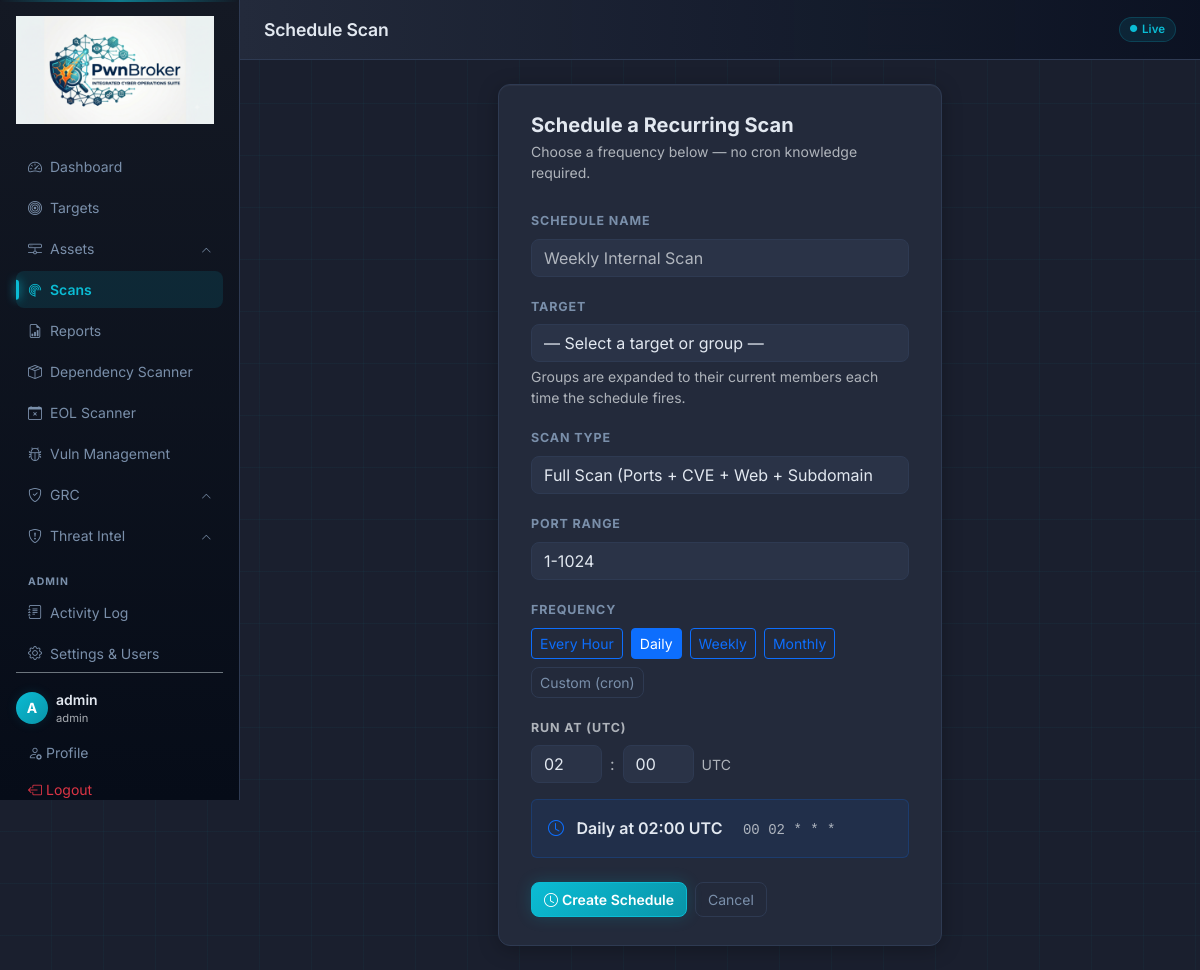
Page /scans/schedule/new (signed in) on the committed database.
### app/models.py (models this page shows, shortened)
class User(UserMixin, db.Model):
    __tablename__ = "users"
    id = db.Column(db.Integer, primary_key=True)
    username = db.Column(db.String(80), unique=True, nullable=False)
    email = db.Column(db.String(120), unique=True, nullable=False)
    password_hash = db.Column(db.String(256), nullable=False)
    role = db.Column(db.String(20), default="user")  # admin | user
    active = db.Column(db.Boolean, default=True)
    created_at = db.Column(db.DateTime, default=lambda: datetime.now(timezone.utc))
    @property
    def is_admin(self):
        return self.role == "admin"

### app/routes/scans.py (the view, shortened to what this page needs)
@scans_bp.route("/schedule/new", methods=["GET", "POST"])
@login_required
@admin_required
def schedule_new():
    targets = Target.query.order_by(Target.name).all()
    groups  = AssetGroup.query.order_by(AssetGroup.name).all()
    for g in groups:
        g._member_count = len(_group_assets(g))
    return render_template("scans/schedule_new.html", targets=targets,
                           groups=groups, scan_types=SCAN_TYPES)

### app/templates/scans/schedule_new.html (shortened to what this page needs)
{% extends "base.html" %}
{% block page_title %}Schedule Scan{% endblock %}
{% block content %}
<div class="row justify-content-center">
  <div class="col-lg-6">
    <div class="form-card">
      <h5 class="fw-bold mb-1">Schedule a Recurring Scan</h5>
      <p class="text-muted small mb-4">Choose a frequency below — no cron knowledge required.</p>
      <form method="POST" id="schedForm">
        <div class="mb-3">
          <label class="form-label">Schedule Name</label>
          <input type="text" name="name" class="form-control" placeholder="Weekly Internal Scan" required>
        </div>
        <div class="mb-3">
          <label class="form-label">Target</label>
          <select name="target_id" class="form-select" required>
            <option value="">— Select a target or group —</option>
          </select>
          <div class="mt-1 small text-muted">
            Groups are expanded to their current members each time the schedule fires.
          </div>
        </div>
        <div class="mb-3">
          <label class="form-label">Scan Type</label>
          <select name="scan_type" class="form-select">
            {% for val, label in scan_types %}
            <option value="{{ val }}">{{ label }}</option>
            {% endfor %}
          </select>
        </div>
        <div class="mb-3">
          <label class="form-label">Port Range</label>
          <input type="text" name="port_range" class="form-control" value="1-1024">
        </div>
        <div class="mb-4">
          <label class="form-label">Frequency</label>
          <div class="d-flex flex-wrap gap-2 mb-3" id="freq-pills">
            <button type="button" class="btn btn-sm btn-outline-primary freq-pill" data-freq="hourly">Every Hour</button>
            <button type="button" class="btn btn-sm btn-outline-primary freq-pill active" data-freq="daily">Daily</button>
            <button type="button" class="btn btn-sm btn-outline-primary freq-pill" data-freq="weekly">Weekly</button>
            <button type="button" class="btn btn-sm btn-outline-primary freq-pill" data-freq="monthly">Monthly</button>
            <button type="button" class="btn btn-sm btn-outline-secondary freq-pill" data-freq="custom">Custom (cron)</button>
          </div>
          <div id="time-row" class="mb-3">
            <label class="form-label text-muted small">Run at (UTC)</label>
            <div class="d-flex gap-2 align-items-center">
              <select id="pick-hour" class="form-select w-auto">
                {% for h in range(24) %}
                <option value="{{ '%02d' % h }}" {% if h == 2 %}selected{% endif %}>{{ '%02d' % h }}</option>
                {% endfor %}
              </select>
              <span class="text-muted">:</span>
              <select id="pick-minute" class="form-select w-auto">
                {% for m in [0, 5, 10, 15, 20, 25, 30, 35, 40, 45, 50, 55] %}
                <option value="{{ '%02d' % m }}">{{ '%02d' % m }}</option>
                {% endfor %}
              </select>
              <span class="text-muted small">UTC</span>
            </div>
          </div>
          <div class="p-3 rounded" style="background:rgba(var(--bs-primary-rgb),0.08);border:1px solid rgba(var(--bs-primary-rgb),0.2)">
            <i class="bi bi-clock me-2 text-primary"></i>
            <span id="cron-preview" class="fw-semibold">Daily at 02:00 UTC</span>
            <code id="cron-raw" class="text-muted ms-3 small">0 2 * * *</code>
          </div>
        </div>
        <div class="d-flex gap-2">
          <button type="submit" class="btn btn-primary"><i class="bi bi-clock me-1"></i>Create Schedule</button>
          <a href="{{ url_for('scans.index') }}" class="btn btn-outline-secondary">Cancel</a>
        </div>
      </form>
    </div>
  </div>
</div>
{% endblock %}

### app/templates/base.html (shortened to what this page needs)
<!DOCTYPE html>
<html lang="en" data-bs-theme="dark">
  <head>
    <link
      href="https://cdn.jsdelivr.net/npm/bootstrap@5.3.3/dist/css/bootstrap.min.css"
      rel="stylesheet">
    <link
      href="https://cdn.jsdelivr.net/npm/bootstrap-icons@1.11.3/font/bootstrap-icons.min.css"
      rel="stylesheet">
    <link href="{{ url_for('static', filename='css/style.css') }}"
      rel="stylesheet">
  </head>
  <body>
{% if current_user.is_authenticated %}
<div class="d-flex" id="app-wrapper">
  <nav id="sidebar" class="d-flex flex-column p-3">
    <a href="{{ url_for("dashboard.index") }}" class="sidebar-brand d-block mb-4">
      <img src="{{ url_for("static", filename = "img/logo.png") }}" alt="PwnBroker" class="sidebar-logo">
    </a>
    <ul class="nav flex-column gap-1">
      <li class="nav-item">
        <a href="{{ url_for("dashboard.index") }}" class="nav-link {% if request.endpoint == 'dashboard.index' %}active{% endif %}">
          <i class="bi bi-speedometer2 me-2"></i>Dashboard
        </a>
      </li>
      <li class="nav-item">
        <a href="{{ url_for("targets.index") }}" class="nav-link {% if 'targets' in request.endpoint %}active{% endif %}">
          <i class="bi bi-bullseye me-2"></i>Targets
        </a>
      </li>
      <li class="nav-item">
        <a href="#assets-group"
           class="nav-link nav-group-toggle d-flex align-items-center justify-content-between {% if 'assets' in (request.endpoint or '') %}active{% endif %}"
           data-bs-toggle="collapse"
           aria-expanded="{{ 'true' if 'assets' in (request.endpoint or '') else 'false' }}"
           aria-controls="assets-group">
          <span><i class="bi bi-hdd-network me-2"></i>Assets</span>
          <i class="bi bi-chevron-down nav-chevron"></i>
        </a>
      </li>
      <li class="nav-item">
        <a href="{{ url_for("scans.index") }}" class="nav-link {% if 'scans' in request.endpoint %}active{% endif %}">
          <i class="bi bi-radar me-2"></i>Scans
        </a>
      </li>
      <li class="nav-item">
        <a href="{{ url_for("reports.index") }}" class="nav-link {% if 'reports' in request.endpoint %}active{% endif %}">
          <i class="bi bi-file-earmark-bar-graph me-2"></i>Reports
        </a>
      </li>
      <li class="nav-item">
        <a href="{{ url_for("dependency.index") }}" class="nav-link {% if 'dependency' in request.endpoint %}active{% endif %}">
          <i class="bi bi-box-seam me-2"></i>Dependency Scanner
        </a>
      </li>
      <li class="nav-item">
        <a href="{{ url_for("eol.index") }}" class="nav-link {% if 'eol' in (request.endpoint or '') %}active{% endif %}">
          <i class="bi bi-calendar-x me-2"></i>EOL Scanner
        </a>
      </li>
      <li class="nav-item">
        <a href="{{ url_for("vulns.index") }}" class="nav-link {% if 'vulns' in (request.endpoint or '') %}active{% endif %}">
          <i class="bi bi-bug me-2"></i>Vuln Management
        </a>
      </li>
      <li class="nav-item">
        <a href="#grc-group"
           class="nav-link nav-group-toggle d-flex align-items-center justify-content-between {% if 'grc' in (request.endpoint or '') %}active{% endif %}"
           data-bs-toggle="collapse"
           aria-expanded="{{ 'true' if 'grc' in (request.endpoint or '') else 'false' }}"
           aria-controls="grc-group">
          <span><i class="bi bi-shield-check me-2"></i>GRC</span>
          <i class="bi bi-chevron-down nav-chevron"></i>
        </a>
      </li>
      <li class="nav-item">
        <a href="#threat-group"
           class="nav-link nav-group-toggle d-flex align-items-center justify-content-between {% if 'threat' in (request.endpoint or '') %}active{% endif %}"
           data-bs-toggle="collapse"
           aria-expanded="{{ 'true' if 'threat' in (request.endpoint or '') else 'false' }}"
           aria-controls="threat-group">
          <span><i class="bi bi-shield-exclamation me-2"></i>Threat Intel</span>
          <i class="bi bi-chevron-down nav-chevron"></i>
        </a>
      </li>
      {% if current_user.is_admin %}
      <li class="mt-3 sidebar-section-label">ADMIN</li>
      <li class="nav-item">
        <a href="{{ url_for("activity.index") }}" class="nav-link {% if 'activity' in (request.endpoint or '') %}active{% endif %}">
          <i class="bi bi-journal-text me-2"></i>Activity Log
        </a>
      </li>
      <li class="nav-item">
        <a href="{{ url_for("settings.index") }}" class="nav-link {% if 'settings' in (request.endpoint or '') %}active{% endif %}">
          <i class="bi bi-gear me-2"></i>Settings &amp; Users
        </a>
      </li>
      {% endif %}
    </ul>
    <div class="mt-auto pt-3 border-top border-secondary">
      <div class="d-flex align-items-center gap-2 mb-2">
        <div class="user-avatar">{{ current_user.username[0].upper() }}</div>
        <div>
          <div class="fw-semibold small">{{ current_user.username }}</div>
          <div class="text-muted" style="font-size:0.7rem">{{ current_user.role }}</div>
        </div>
      </div>
      <a href="{{ url_for("users.profile") }}" class="nav-link small"><i class="bi bi-person-gear me-1"></i>Profile</a>
      <a href="{{ url_for("auth.logout") }}" class="nav-link small text-danger"><i class="bi bi-box-arrow-left me-1"></i>Logout</a>
    </div>
  </nav>
  <div id="main-content" class="flex-grow-1">
    <header class="top-bar d-flex align-items-center justify-content-between px-4">
      <h1 class="page-title mb-0">{% block page_title %}{% endblock %}</h1>
      <div class="d-flex align-items-center gap-3">
        <span class="live-badge">
          <i class="bi bi-circle-fill pulse" style="font-size:0.45rem"></i>Live
        </span>
      </div>
    </header>
    <div class="content-area px-4 py-4">
      {% block content %}{% endblock %}
    </div>
  </div>
</div>
{% else %}
{% block auth_content %}{% endblock %}
{% endif %}
  </body>
</html>

### app/static/css/style.css (style rules this page uses)
:root { --bg-base: #1a1f2e; --bg-card: #232a3b; --bg-sidebar: #141924; --bg-input: #2a3347; --border-color: #2e3a52; --border-glow: rgba(11,188,212,0.25); --text-primary: #e2e8f0; --text-muted: #7a8faa; --accent: #0bbcd4; --accent-dim: #0994a8; --accent-glow: rgba(11,188,212,0.12); --accent-orange: #e87722; --critical: #dc2626; --high: #ea580c; --medium: #d97706; --low: #2563eb; --info: #475569; --success: #16a34a; --card-shadow: 0 4px 20px rgba(0,0,0,0.25), inset 0 1px 0 rgba(255,255,255,0.04); }
* { box-sizing: border-box; }
body { background-color: var(--bg-base); background-image: linear-gradient(rgba(11,188,212,0.04) 1px, transparent 1px), linear-gradient(90deg, rgba(11,188,212,0.04) 1px, transparent 1px); background-size: 52px 52px; background-position: -1px -1px; color: var(--text-primary); font-family: 'Inter', system-ui, -apple-system, sans-serif; min-height: 100vh; overflow-x: hidden; }
#sidebar { width: 240px; min-height: 100vh; background: linear-gradient(180deg, var(--bg-sidebar) 0%, #060c18 100%); border-right: 1px solid var(--border-color); flex-shrink: 0; position: sticky; top: 0; height: 100vh; overflow-y: auto; }
#sidebar::before { content: ''; position: absolute; top: 0; left: 0; right: 0; height: 2px; background: linear-gradient(90deg, transparent, var(--accent), transparent); opacity: 0.6; }
.sidebar-brand { color: var(--text-primary) !important; text-decoration: none; }
.sidebar-logo { height: 108px; width: auto; display: block; }
#sidebar .nav-link { color: var(--text-muted); border-radius: 8px; padding: 8px 12px; font-size: 0.875rem; transition: all 0.15s; position: relative; }
#sidebar .nav-link.active { color: var(--accent); background: var(--accent-glow); font-weight: 600; }
#sidebar .nav-link.active::before { content: ''; position: absolute; left: 0; top: 50%; transform: translateY(-50%); width: 3px; height: 55%; background: var(--accent); border-radius: 0 3px 3px 0; box-shadow: 0 0 10px var(--accent); }
#sidebar .nav-group-toggle { cursor: pointer; }
.nav-chevron { font-size: 0.65rem; transition: transform 0.2s ease; flex-shrink: 0; }
#sidebar .nav-group-toggle:not(.collapsed) .nav-chevron { transform: rotate(180deg); }
.sidebar-section-label { font-size: 0.65rem; font-weight: 700; letter-spacing: 0.1em; color: var(--text-muted); padding: 0 12px; text-transform: uppercase; }
.user-avatar { width: 32px; height: 32px; border-radius: 50%; background: linear-gradient(135deg, var(--accent), var(--accent-dim)); box-shadow: 0 0 12px var(--accent-glow); color: #fff; display: flex; align-items: center; justify-content: center; font-weight: 700; font-size: 0.875rem; flex-shrink: 0; }
#main-content { min-height: 100vh; overflow-x: hidden; }
.top-bar { height: 60px; background: linear-gradient(90deg, var(--bg-card) 0%, rgba(11,18,34,0.95) 100%); border-bottom: 1px solid var(--border-color); position: sticky; top: 0; z-index: 100; backdrop-filter: blur(8px); }
.page-title { font-size: 1.1rem; font-weight: 600; color: var(--text-primary); letter-spacing: -0.01em; }
.content-area { max-width: 1440px; }
.form-card { background: var(--bg-card); border: 1px solid var(--border-color); border-radius: 12px; padding: 28px 32px; box-shadow: var(--card-shadow); }
.form-control, .form-select { background: var(--bg-input) !important; border: 1px solid var(--border-color) !important; color: var(--text-primary) !important; border-radius: 8px; }
.form-label { font-size: 0.78rem; font-weight: 700; color: var(--text-muted); text-transform: uppercase; letter-spacing: 0.07em; }
.btn-primary { background: linear-gradient(135deg, var(--accent), var(--accent-dim)); border-color: var(--accent); border-radius: 8px; font-weight: 600; font-size: 0.875rem; color: #fff; box-shadow: 0 0 16px rgba(11,188,212,0.2); transition: all 0.15s; }
.btn-outline-secondary { border-color: var(--border-color); color: var(--text-muted); border-radius: 8px; font-size: 0.875rem; }
.pulse { animation: pulse-dot 1.4s ease-in-out infinite; }
.live-badge { display: flex; align-items: center; gap: 5px; font-size: 0.72rem; font-weight: 600; color: var(--accent); background: rgba(11,188,212,0.1); border: 1px solid rgba(11,188,212,0.2); border-radius: 20px; padding: 3px 10px; }

### rows in the picture
User: username "A", username "admin", role "admin"

### other values in the picture
form field scan_type "Full Scan (Ports + CVE + Web + Subdomains)"
form field value "02"
form field value "00"
